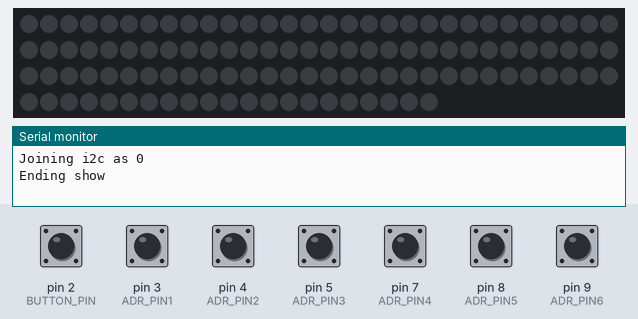
Recording of a sketch running on a simulated Arduino Uno, built with avr-gcc and run on an emulated ATmega328P. Parts: 111 RGB LEDs in strip order, left to right, continuing on the next row, the last lines printed to the serial monitor. Inputs (shaded band) come from the test bench; at power-on: pin 2 (BUTTON_PIN), pin 3 (ADR_PIN1), pin 4 (ADR_PIN2), pin 5 (ADR_PIN3), pin 7 (ADR_PIN4), pin 8 (ADR_PIN5), pin 9 (ADR_PIN6) HIGH. Dim RGB values are drawn brighter than linear; random numbers use the default seed unless the sketch sets one.

Above: at 1.2 s.
1.3 s: pin 2 (BUTTON_PIN) pulled LOW for 1 s
At 2.17 s:
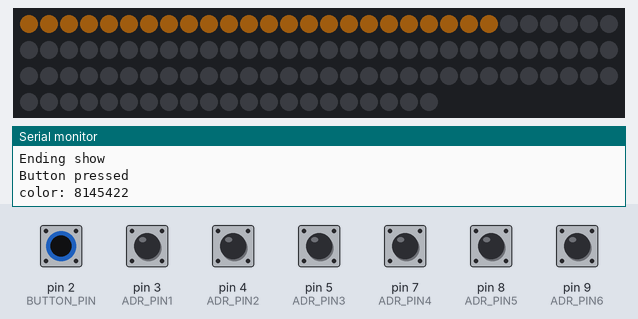
3.8 s: pin 2 (BUTTON_PIN) pulled LOW for 3.2 s
At 6.97 s:
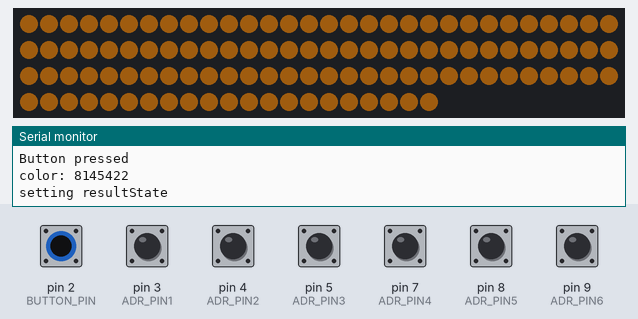
Timing chart, 0 to 8.5 s (numbered marks = the images above; inputs shaded):
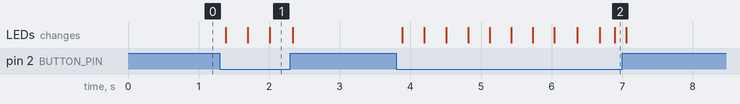

Measured:
- after the input at 1.3 s, the LEDs: first change after 0.08 s (image 1 shows a later state)
- after the input at 3.8 s, the LEDs: first change after 0.08 s (image 2 shows a later state)

The sketch:

pixel_slave.ino
```cpp
#include <Wire.h>
#include <Adafruit_NeoPixel.h>

#define LED_DATA_PIN 11
#define BUTTON_PIN 2

#define ADR_PIN1 3
#define ADR_PIN2 4
#define ADR_PIN3 5
#define ADR_PIN4 7
#define ADR_PIN5 8
#define ADR_PIN6 9

#define SERIAL_DEBUG 0

Adafruit_NeoPixel strip = Adafruit_NeoPixel(111, LED_DATA_PIN, NEO_GRB + NEO_KHZ800);

boolean resultState = false;         // the current state
boolean abortState = true;
boolean endedShow = false;
boolean blockButton = false;
boolean showAll = false;
boolean hideAll = false;
int buttonState;             // the current reading from the input pin
int lastButtonState = LOW;   // the previous reading from the input pin
long lastDebounceTime = 0;  // the last time the output pin was toggled
long debounceDelay = 50;    // the debounce time; increase if the output flickers
long resultStateTime = 0;
int stripDelay = 22;

uint32_t color;
uint32_t initColor = 0;
uint16_t activePixels = 0;

void setup() {
#ifdef SERIAL_DEBUG
  Serial.begin(9600);
#endif
  strip.begin();
  strip.setBrightness(64);

  // activate internal pull up resitors on all button and address select pins
  pinMode(BUTTON_PIN, INPUT_PULLUP);
  pinMode(ADR_PIN1, INPUT_PULLUP);
  pinMode(ADR_PIN2, INPUT_PULLUP);
  pinMode(ADR_PIN3, INPUT_PULLUP);
  pinMode(ADR_PIN4, INPUT_PULLUP);
  pinMode(ADR_PIN5, INPUT_PULLUP);
  pinMode(ADR_PIN6, INPUT_PULLUP);

  // wait for pins to settle
  delay(22);

  // find i2c address based on adress select pin states
  int address = 0;
  if (!digitalRead(ADR_PIN1)) {
    address += 1;
  }
  if (!digitalRead(ADR_PIN2)) {
    address += 2;
  }
  if (!digitalRead(ADR_PIN3)) {
    address += 4;
  }
  if (!digitalRead(ADR_PIN4)) {
    address += 8;
  }
  if (!digitalRead(ADR_PIN5)) {
    address += 16;
  }
  if (!digitalRead(ADR_PIN6)) {
    address += 32;
  }

  // join i2c using calculated address
#ifdef SERIAL_DEBUG
  Serial.print("Joining i2c as ");
  Serial.print(address, HEX);
  Serial.print("\n");
#endif
  Wire.begin(address);
  // register event callback for i2c requests
  Wire.onRequest(requestEvent);
  Wire.onReceive(receiveEvent);

  // set up initial color
  switch(random(10)) {
    case 1:
      initColor = strip.Color(255, 0, 0);
    break;
    case 2:
      // reddish green
      initColor = strip.Color(16, 255, 0);
    break;
    case 3:
      // nicely tuned blue
      initColor = strip.Color(0, 32, 255);
    break;
    case 4:
      initColor = strip.Color(128, 4, 128);
    break;
    case 5:
      initColor = strip.Color(0, 200, 180);
    break;
    case 7:
      initColor = strip.Color(124, 74, 14);
    break;
    case 8:
      initColor = strip.Color(255, 255, 0);
    break;
    case 9:
      initColor = strip.Color(255, 128, 0);
    break;
    case 10:
      initColor = strip.Color(102, 0, 0);
    break;
  }
}

void loop() {
  // read the state of the switch into a local variable:
  int reading = digitalRead(BUTTON_PIN);

  // If the switch changed, due to noise or pressing:
  if (reading != lastButtonState) {
    // reset the debouncing timer
    lastDebounceTime = millis();
  }

  if ((millis() - lastDebounceTime) > debounceDelay) {
    // whatever the reading is at, it's been there for longer
    // than the debounce delay, so take it as the actual current state:

    // if the button state has changed we do stuff
    if (!blockButton && reading != buttonState) {
      buttonState = reading;

      // only toggle the resultState if the new button state is HIGH
      if (buttonState == LOW) {
#ifdef SERIAL_DEBUG
        Serial.println("Button pressed");
#endif
        abortState = true;
        endedShow = false;

        if (color != 0) {
          initColor = color;
        } else {
          color = initColor;
        }
#ifdef SERIAL_DEBUG
        Serial.print("color: ");
        Serial.println(color);
#endif

        // set all the pixels to the new color value on each change:
        // this first for loops through the available pixel so we can turn them on one at a time
        for(uint16_t i = 0; i <= strip.numPixels(); i++) {
          // the second loop is used for toggling all pixel on/off
          for(uint16_t j = i-1; j <= strip.numPixels(); j++) {
            // we only toogle pixels on thathave been reached in the outer loop
            if (i >= j) {
              strip.setPixelColor(j, color);
            } else {
              strip.setPixelColor(j, 0, 0, 0);
            }
          }

          if (i == strip.numPixels()) {
              resultState = true;
              resultStateTime = millis();
#ifdef SERIAL_DEBUG
        Serial.println("setting resultState");
#endif
          }
          // push newly lighted pixel to the strip and wait some before doing next pixel
          strip.show();
          // @todo debounce this digitalRead (no high prio but still not very nice as is)
          if (!blockButton && digitalRead(BUTTON_PIN) == HIGH) {
            i = strip.numPixels();
            abortState = false;
          } else {
            delay(stripDelay);
          }
        }
      } else {
        //resultState = false;
        //abortState == false;
      }
      if (abortState == false) {
        for(uint16_t j = 0; j < strip.numPixels(); j++) {
          strip.setPixelColor(j, 0, 0, 0);
        }
        strip.show();
        resultState = false;
      }
#ifdef SERIAL_DEBUG
      Serial.print("\n");
#endif
    }

    if (!blockButton && digitalRead(BUTTON_PIN) == HIGH) {
      resultState = false;
      abortState = false;
      color = 0;
    }
  }
#ifdef SERIAL_DEBUG
    // Serial.print(resultStateTime);
    // Serial.print(" ");
    // Serial.print(millis());
    // Serial.print("\n");
#endif
  if (color == 0 && !endedShow) {
#ifdef SERIAL_DEBUG
    Serial.println("Ending show");
#endif
    for(uint16_t j = 0; j < strip.numPixels(); j++) {
      strip.setPixelColor(j, color);
    }
    strip.show();
    color = initColor;
    endedShow = true;
  }
#ifdef SERIAL_DEBUG
  // Serial.print(".");
#endif
  if (blockButton) {
    resultState = false;
  }
  if (showAll) {
#ifdef SERIAL_DEBUG
    Serial.print("Showing all ");
    Serial.print(initColor);
    Serial.print("\n");
#endif
    for(uint16_t j = 0; j < strip.numPixels(); j++) {
      strip.setPixelColor(j, initColor);
    }
    strip.show();
    showAll = false;
  }
  if (hideAll) {
#ifdef SERIAL_DEBUG
    Serial.println("Hiding all");
#endif
    for(uint16_t j = 0; j < strip.numPixels(); j++) {
      strip.setPixelColor(j, 0);
    }
    strip.show();
    hideAll = false;
  }

  // save the reading.  Next time through the loop,
  // it'll be the lastButtonState:
  lastButtonState = reading;
}

/**
 * handle i2c request event by sending 0 or 1 depending on state
 */
void requestEvent() {
  if (resultState) {
    Wire.write(0x01);
  } else {
    Wire.write(0x00);
  }
}

void receiveEvent(int numBytes) {
  // get register byte
  int i2cRegister = Wire.read();
  if (i2cRegister == 0) {
    // next 3 bytes must be color
    color = strip.Color(Wire.read(), Wire.read(), Wire.read());
    if (color > 0) {
      initColor = color;
    }
  } else if (i2cRegister == 1) {
    strip.setBrightness(Wire.read());
  } else if (i2cRegister == 2) {
    blockButton = Wire.read() == 1;
  } else if (i2cRegister == 3) {
    stripDelay = Wire.read();
  } else if (i2cRegister == 4) {
    showAll = true;
  } else if (i2cRegister == 5) {
    hideAll = true;
  }

#ifdef SERIAL_DEBUG
  Serial.println(color);
#endif
  while (0 < Wire.available()) {
#ifdef SERIAL_DEBUG
    Serial.println(":(");
#endif
    // get rid of any remaining bytes
    Wire.read();
  }
}

#ifdef SERIAL_DEBUG
void(* resetFunc) (void) = 0; //declare reset function @ address 0
void serialEvent() {
  resetFunc();
}
#endif
```
